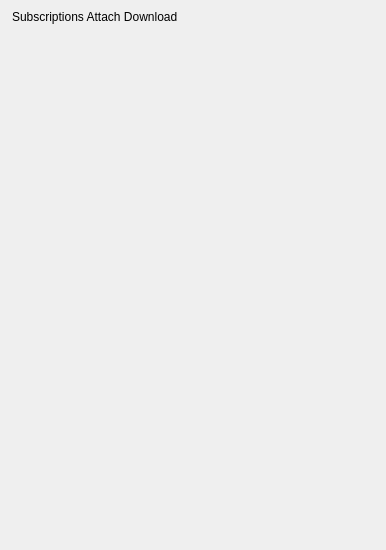
<?xml version="1.0" encoding="UTF-8"?>
<ui version="4.0">
 <class>SubscriptionDownloadDialog</class>
 <widget class="FramelessDialog" name="SubscriptionDownloadDialog">
  <property name="geometry">
   <rect>
    <x>0</x>
    <y>0</y>
    <width>386</width>
    <height>550</height>
   </rect>
  </property>
  <property name="windowTitle">
   <string>SubscriptionDownloadDialog</string>
  </property>
  <layout class="QVBoxLayout" name="verticalLayoutMain" stretch="0,1">
   <property name="spacing">
    <number>0</number>
   </property>
   <property name="leftMargin">
    <number>0</number>
   </property>
   <property name="topMargin">
    <number>0</number>
   </property>
   <property name="rightMargin">
    <number>0</number>
   </property>
   <property name="bottomMargin">
    <number>0</number>
   </property>
   <item>
    <widget class="QWidget" name="titlebar" native="true">
     <property name="sizePolicy">
      <sizepolicy hsizetype="Expanding" vsizetype="Expanding">
       <horstretch>0</horstretch>
       <verstretch>0</verstretch>
      </sizepolicy>
     </property>
     <property name="minimumSize">
      <size>
       <width>0</width>
       <height>33</height>
      </size>
     </property>
     <property name="maximumSize">
      <size>
       <width>16777215</width>
       <height>33</height>
      </size>
     </property>
     <layout class="QHBoxLayout" name="horizontalLayout_11" stretch="0,1,0">
      <property name="spacing">
       <number>12</number>
      </property>
      <property name="leftMargin">
       <number>0</number>
      </property>
      <property name="topMargin">
       <number>0</number>
      </property>
      <property name="rightMargin">
       <number>0</number>
      </property>
      <property name="bottomMargin">
       <number>0</number>
      </property>
      <item>
       <widget class="QWidget" name="titlewidget" native="true">
        <property name="sizePolicy">
         <sizepolicy hsizetype="Expanding" vsizetype="Expanding">
          <horstretch>0</horstretch>
          <verstretch>0</verstretch>
         </sizepolicy>
        </property>
        <layout class="QHBoxLayout" name="horizontalLayout_10">
         <property name="spacing">
          <number>0</number>
         </property>
         <property name="leftMargin">
          <number>12</number>
         </property>
         <property name="topMargin">
          <number>0</number>
         </property>
         <property name="rightMargin">
          <number>0</number>
         </property>
         <property name="bottomMargin">
          <number>0</number>
         </property>
         <item>
          <widget class="QLabel" name="title">
           <property name="sizePolicy">
            <sizepolicy hsizetype="Expanding" vsizetype="Expanding">
             <horstretch>0</horstretch>
             <verstretch>0</verstretch>
            </sizepolicy>
           </property>
           <property name="text">
            <string>Subscriptions Attach Download</string>
           </property>
          </widget>
         </item>
        </layout>
       </widget>
      </item>
      <item>
       <spacer name="horizontalSpacer_3">
        <property name="orientation">
         <enum>Qt::Horizontal</enum>
        </property>
        <property name="sizeHint" stdset="0">
         <size>
          <width>233</width>
          <height>2</height>
         </size>
        </property>
       </spacer>
      </item>
      <item>
       <layout class="QVBoxLayout" name="verticalLayout_6">
        <property name="spacing">
         <number>0</number>
        </property>
        <property name="leftMargin">
         <number>0</number>
        </property>
        <property name="topMargin">
         <number>0</number>
        </property>
        <property name="rightMargin">
         <number>0</number>
        </property>
        <property name="bottomMargin">
         <number>0</number>
        </property>
        <item>
         <layout class="QHBoxLayout" name="horizontalLayout_6">
          <property name="spacing">
           <number>0</number>
          </property>
          <property name="leftMargin">
           <number>0</number>
          </property>
          <property name="topMargin">
           <number>0</number>
          </property>
          <property name="rightMargin">
           <number>0</number>
          </property>
          <property name="bottomMargin">
           <number>0</number>
          </property>
          <item>
           <widget class="QPushButton" name="btnMinimize">
            <property name="sizePolicy">
             <sizepolicy hsizetype="Expanding" vsizetype="Expanding">
              <horstretch>0</horstretch>
              <verstretch>0</verstretch>
             </sizepolicy>
            </property>
            <property name="focusPolicy">
             <enum>Qt::NoFocus</enum>
            </property>
            <property name="text">
             <string/>
            </property>
            <property name="flat">
             <bool>true</bool>
            </property>
           </widget>
          </item>
          <item>
           <widget class="QPushButton" name="btnClose">
            <property name="sizePolicy">
             <sizepolicy hsizetype="Expanding" vsizetype="Expanding">
              <horstretch>0</horstretch>
              <verstretch>0</verstretch>
             </sizepolicy>
            </property>
            <property name="focusPolicy">
             <enum>Qt::NoFocus</enum>
            </property>
            <property name="text">
             <string/>
            </property>
            <property name="flat">
             <bool>true</bool>
            </property>
           </widget>
          </item>
         </layout>
        </item>
        <item>
         <spacer name="verticalSpacer_4">
          <property name="orientation">
           <enum>Qt::Vertical</enum>
          </property>
          <property name="sizeType">
           <enum>QSizePolicy::Expanding</enum>
          </property>
          <property name="sizeHint" stdset="0">
           <size>
            <width>0</width>
            <height>1</height>
           </size>
          </property>
         </spacer>
        </item>
       </layout>
      </item>
     </layout>
    </widget>
   </item>
   <item>
    <widget class="DownloadWidget" name="downloadWidget" native="true"/>
   </item>
  </layout>
 </widget>
 <layoutdefault spacing="6" margin="11"/>
 <customwidgets>
  <customwidget>
   <class>FramelessDialog</class>
   <extends>QWidget</extends>
   <header>framelessdialog.h</header>
   <container>1</container>
  </customwidget>
  <customwidget>
   <class>DownloadWidget</class>
   <extends>QWidget</extends>
   <header>downloadwidget.h</header>
   <container>1</container>
  </customwidget>
 </customwidgets>
 <resources>
  <include location="../inst.qrc"/>
 </resources>
 <connections/>
</ui>
